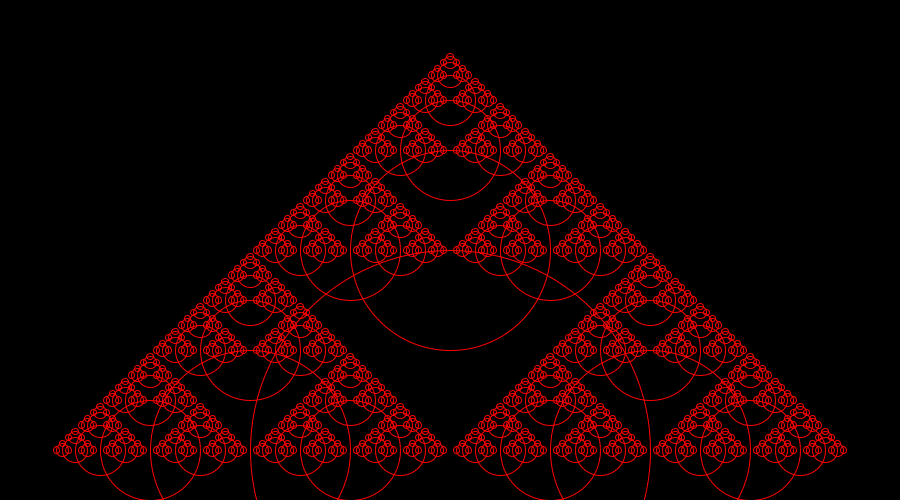
Frame 1 (no input)
Frame 60 (the mouse pressed at the canvas centre just before this capture): identical to frame 1, image omitted
Frame 120 (the mouse held since frame 60 and released just before this capture): identical to frame 1, image omitted

The Processing sketch that drew this single still picture (run headless with seeded random() and noise(); from frame 60 on, the mouse is pressed at the canvas centre):

// Processing sketch: FractalTEST
// ── FractalTEST.pde

void setup()
{
  size(900, 500);
}

void draw()
{
  background(0);
  noFill();
  stroke(255, 0, 0);
  drawCircles(width/2, height/2+200, 200); 
}

void drawCircles(float x, float y, float r)
{
  ellipse(x, y, r*2, r*2);
  if(r > 5)
  {
    float nr = r * 0.5;
    drawCircles(x+r, y, nr);
    drawCircles(x-r, y, nr);
    //drawCircles(x, y+r, nr);
    drawCircles(x, y-r, nr);
  }
}
